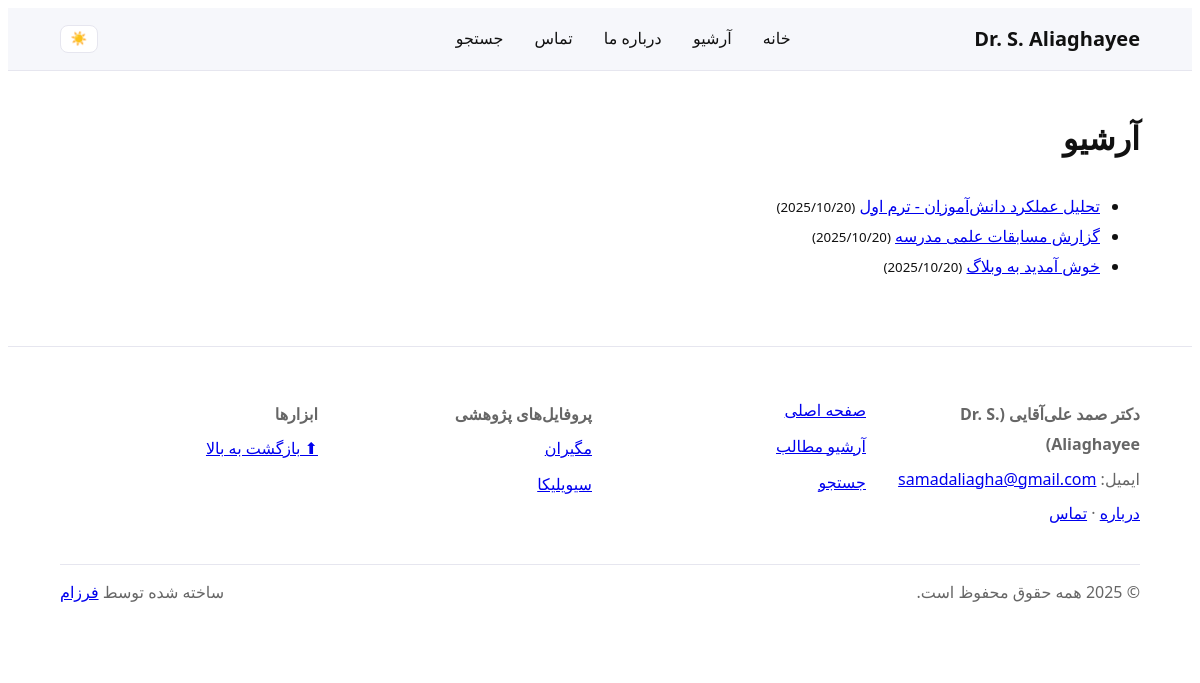
/archive.php, run on the app's committed database.
### tables this page shows
CREATE TABLE IF NOT EXISTS posts (
  id INT AUTO_INCREMENT PRIMARY KEY,
  slug VARCHAR(255) NOT NULL,
  title VARCHAR(255) NOT NULL,
  content MEDIUMTEXT NOT NULL,
  excerpt VARCHAR(500) DEFAULT '',
  author_id INT NOT NULL,
  created_at DATETIME NOT NULL DEFAULT CURRENT_TIMESTAMP,
  updated_at DATETIME NOT NULL DEFAULT CURRENT_TIMESTAMP ON UPDATE CURRENT_TIMESTAMP,
  is_published TINYINT(1) NOT NULL DEFAULT 0,
  CONSTRAINT fk_posts_author
    FOREIGN KEY (author_id) REFERENCES users(id) ON DELETE CASCADE,
  UNIQUE KEY uq_posts_slug (slug),
  KEY idx_posts_published (is_published),
  KEY idx_posts_created (created_at)
);

### config/config.php (called while the page is built)
<?php
$CONFIG = [
  'db_host' => 'localhost',
  'db_name' => 'blog_db',
  'db_user' => 'root',
  'db_pass' => '',
  'base_url' => 'http://localhost/php-blog',
  'app_secret' => 'CHANGE_THIS_IN_PROD',
  'display_errors' => true,
  'admin_email' => 'admin@example.com',
  'smtp_enabled' => false,
  'smtp_host'    => 'smtp.example.com',
  'smtp_port'    => 587,
  'smtp_secure'  => 'tls',
  'smtp_user'    => '',
  'smtp_pass'    => '',
  'comments' => [
    'enabled'           => true,
    'require_moderation'=> true,
    'min_secs_between'  => 60,
  ],
];

### lib/Utils.php (called while the page is built, shortened)
<?php
function e(string $s): string {
  return htmlspecialchars($s, ENT_QUOTES, 'UTF-8');
}

### archive.php (the view, shortened to what this page needs)
<?php
require __DIR__ . '/config/bootstrap.php';
include __DIR__ . '/templates/partials/header.php';
$items = $pdo->query("SELECT slug, title, created_at FROM posts WHERE is_published=1 ORDER BY created_at DESC")->fetchAll();
?>
<h1>آرشیو</h1>
<ul class="archive-list">
  <?php foreach ($items as $it): ?>
    <li>
      <a href="<?= $BASE ?>/post.php?slug=<?= e($it['slug']) ?>"><?= e($it['title']) ?></a>
      <small>(<?= e(date('Y/m/d', strtotime($it['created_at']))) ?>)</small>
    </li>
  <?php endforeach; ?>
</ul>
<?php include __DIR__ . '/templates/partials/footer.php'; ?>

### assets/css/light.css (style rules this page uses)
:root { --bg:#ffffff; --text:#111; --muted:#666; --primary:#276ef1; --card:#f6f7fb; --border:#e6e6ef; --link:#1a73e8; }
html,body { background:var(--bg);color:var(--text);font-family:Vazirmatn,Shabnam,'Segoe UI',Tahoma,Verdana,sans-serif;line-height:1.9 }
html, body { overflow-x: hidden; }

### data on the page
posts: title "تحلیل عملکرد دانش‌آموزان - ترم اول", created_at "2025/10/20"
posts: title "گزارش مسابقات علمی مدرسه", created_at "2025/10/20"
posts: title "خوش آمدید به وبلاگ", created_at "2025/10/20"

### other printed values
$owner_name "دکتر صمد علی‌آقایی (Dr. S. Aliaghayee)"
$owner_email "samadaliagha@gmail.com"
